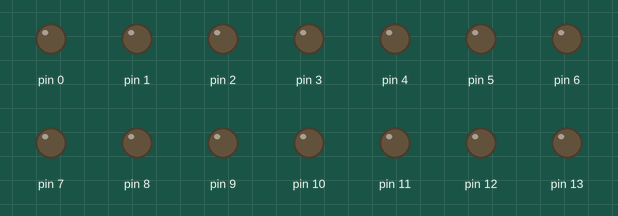
Simulated run of this sketch. Board: Arduino Uno, built with avr-gcc and run on an emulated ATmega328P. Parts: output pins drawn as LEDs (lit = HIGH).

Above: at 0.5 s.
At 2.5 s:
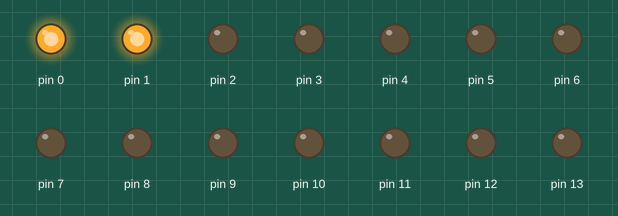
At 5.5 s:
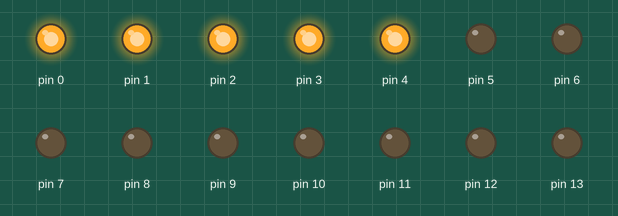
At 9.5 s:
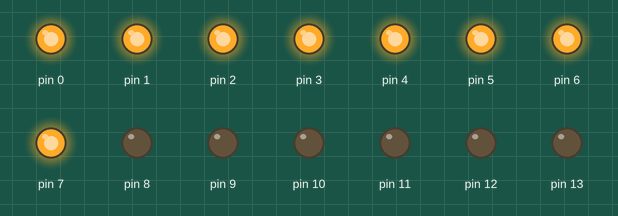
At 16.5 s:
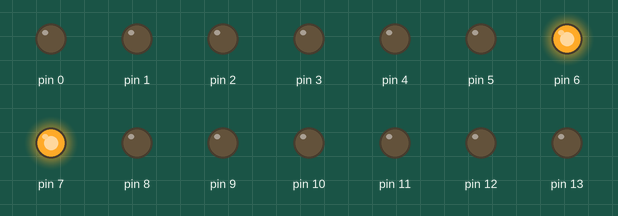
At 23.5 s:
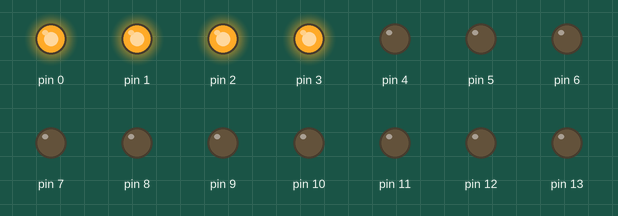
Timing chart, 0 to 24.7 s (numbered marks = the images above):
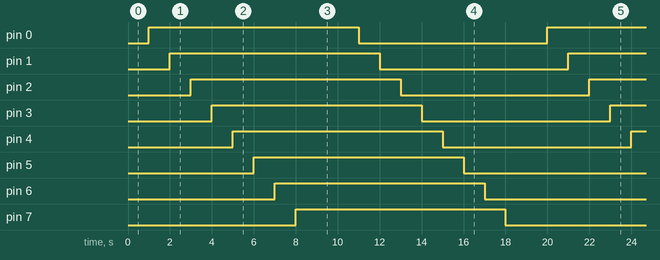

The sketch:

project_led.ino
```cpp
#define SEG_DATA_DIR DDRD
#define SEG_CTRL_DIR DDRB
#define SEG_DATA     PORTD
#define SEG_CTRL     PORTB

unsigned char sev_ses[10] {0x00,0x01,0x02,0x04,0x08,0x10,0x20,0x40,0x80,0xff};
unsigned char sev_se[9] {0xff,0xfe,0xfc,0xf8,0xf0,0xe0,0xc0,0x80,0x00};
//{0xbf,0x86,0xdb,0xcf,0xe6,0xed,0xfd,0x87,0xff,0xef};


void setup()
{
  SEG_DATA_DIR = 0xff;
  SEG_CTRL_DIR =0xff;
}


void loop() {
  unsigned char j,i;
for(j=0;j<10;j++)
{
  SEG_DATA = sev_ses[j]|SEG_DATA;
  delay(1000);
}
for(i=0;i<9;i++)
{
  SEG_DATA = sev_se[i];
  delay(1000);
}
}
```

Measured:
- by itself, pin 0–7: alternates HIGH for 10.0 s and LOW for 9.0 s
- by itself, everything shown: repeats every 19.0 s, in 16 steps
